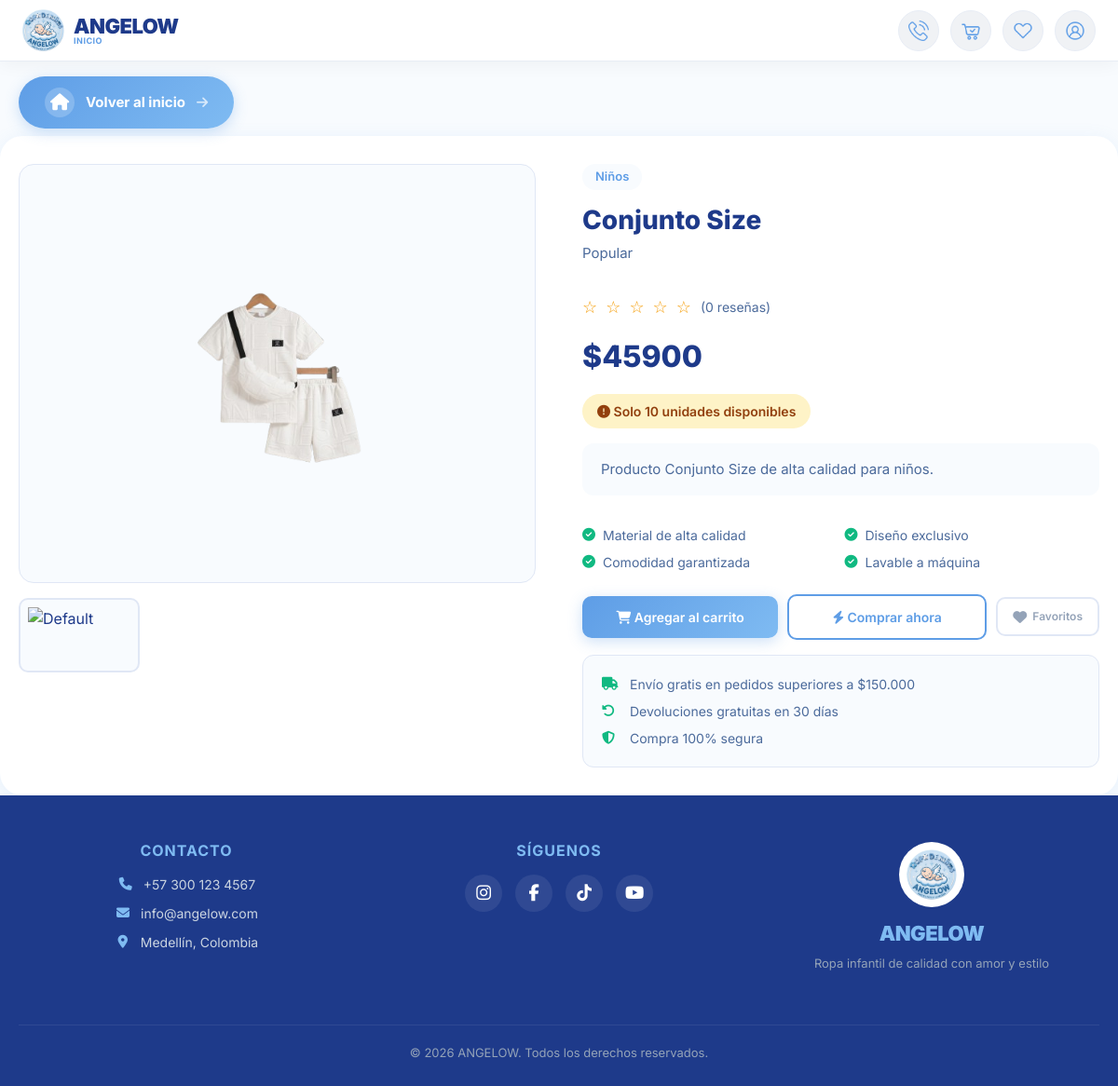
The app's page /tienda/producto/conjunto-size/ with its own data.
### tienda/models.py (models this page shows, shortened)
class Producto(models.Model):
    nombre = models.CharField(
        max_length=200,
        validators=[validate_no_special_chars],
        help_text='Nombre del producto'
    )
    slug = models.SlugField(
        unique=True,
        blank=True,
        validators=[validate_slug],
        help_text='URL amigable para el producto'
    )
    categoria = models.ForeignKey(
        Categoria,
        on_delete=models.CASCADE,
        related_name='productos',
        help_text='Categoría del producto'
    )
    subcategoria = models.CharField(
        max_length=100,
        blank=True,
        validators=[validate_no_special_chars],
        help_text='Subcategoría del producto'
    )
    precio = models.DecimalField(
        max_digits=10,
        decimal_places=0,
        validators=[MinValueValidator(0)],
        help_text='Precio del producto'
    )
    precio_oferta = models.DecimalField(
        max_digits=10,
        decimal_places=0,
        blank=True,
        null=True,
        validators=[MinValueValidator(0)],
        help_text='Precio en oferta (si aplica)'
    )
    descripcion = models.TextField(
        help_text='Descripción detallada del producto'
    )
    caracteristicas = models.JSONField(
        default=list,
        blank=True,
        help_text='Lista de características del producto'
    )
    tallas = models.JSONField(
        default=list,
        validators=[validate_tallas],
        help_text='Lista de tallas disponibles (ej: ["S", "M", "L"])'
    )
    stock = models.PositiveIntegerField(
        default=0,
        help_text='Cantidad disponible en inventario'
    )
    stock_minimo = models.PositiveIntegerField(
        default=5,
        help_text='Stock mínimo para alerta'
    )
    imagen_principal = models.ImageField(
        upload_to='productos/',
        blank=True,
        null=True,
        help_text='Imagen principal del producto'
    )
    imagenes = models.JSONField(
        default=list,
        blank=True,
        help_text='Lista de URLs de imágenes adicionales'
    )
    rating = models.FloatField(
        default=0,
        validators=[MinValueValidator(0), MaxValueValidator(5)],
        help_text='Calificación promedio del producto (0-5)'
    )
    reseñas = models.PositiveIntegerField(
        default=0,
        help_text='Número total de reseñas'
    )
    es_destacado = models.BooleanField(
        default=False,
        help_text='Indica si el producto está destacado'
    )
    es_nuevo = models.BooleanField(
        default=False,
        help_text='Indica si el producto es nuevo'
    )
    esta_activo = models.BooleanField(
        default=True,
        help_text='Indica si el producto está activo'
    )
    fecha_creacion = models.DateTimeField(
        auto_now_add=True,
        help_text='Fecha de creación'
    )
    fecha_actualizacion = models.DateTimeField(
        auto_now=True,
        help_text='Última actualización'
    )
    class Meta:
        verbose_name = "Producto"
        verbose_name_plural = "Productos"
        ordering = ['-fecha_creacion']
        indexes = [
            models.Index(fields=['slug']),
            models.Index(fields=['categoria', 'esta_activo']),
            models.Index(fields=['es_destacado']),
            models.Index(fields=['es_nuevo']),
            models.Index(fields=['-rating']),
        ]
    def get_imagen_principal_url(self):
        if self.imagen_principal:
            return self.imagen_principal.url
        mapping = {
            'conjunto deportivo': 'conjunto_Deportive.png',
            'deportivo': 'conjunto_Deportive.png',
            'conjunto size': 'conjunto_size.png',
            'size': 'conjunto_size.png',
            'jogger': 'conjunto_jhogger.png',
            'jogger premium': 'conjunto_jhogger.png',
            'vestido': 'vestido_verano.png',
            'vestido verano': 'vestido_verano.png',
            'body': 'conjunto_size.png',
            'body niño': 'conjunto_size.png',
            'conjunto infantil': 'conjunto_Deportive.png',
            'set bebe': 'conjunto_size.png',
            'set bebé': 'conjunto_size.png',
            'set falda': 'vestido_verano.png',
            'body negro': 'conjunto_size.png',
        }
        nombre_lower = self.nombre.lower()
        for key, filename in mapping.items():
            if key in nombre_lower:
                return f'/static/img/productos/{filename}'

class Categoria(models.Model):
    nombre = models.CharField(
        max_length=100,
        unique=True,
        validators=[validate_no_special_chars],
        help_text='Nombre de la categoría'
    )
    slug = models.SlugField(
        unique=True,
        blank=True,
        validators=[validate_slug],
        help_text='URL amigable para la categoría'
    )
    descripcion = models.TextField(
        blank=True,
        null=True,
        help_text='Descripción de la categoría'
    )
    icono = models.CharField(
        max_length=50,
        blank=True,
        null=True,
        help_text='Clase de Font Awesome (ej: fa-tshirt)'
    )
    imagen = models.ImageField(
        upload_to='categorias/',
        blank=True,
        null=True,
        help_text='Imagen representativa de la categoría'
    )
    orden = models.PositiveIntegerField(
        default=0,
        help_text='Orden de visualización'
    )
    es_activa = models.BooleanField(
        default=True,
        help_text='Indica si la categoría está activa'
    )
    fecha_creacion = models.DateTimeField(
        auto_now_add=True,
        help_text='Fecha de creación'
    )
    fecha_actualizacion = models.DateTimeField(
        auto_now=True,
        help_text='Última actualización'
    )
    class Meta:
        verbose_name = "Categoría"
        verbose_name_plural = "Categorías"
        ordering = ['orden', 'nombre']
        indexes = [
            models.Index(fields=['slug']),
            models.Index(fields=['es_activa']),
        ]

### tienda/views.py (the view)
# urls.py: path('producto/<slug:slug>/', views.detalle_producto, name='detalle_producto'),
@never_cache
def detalle_producto(request, slug):
    producto = get_object_or_404(Producto, slug=slug, esta_activo=True)
    es_favorito = False
    if request.user.is_authenticated:
        es_favorito = Favorito.objects.filter(
            usuario=request.user,
            producto=producto
        ).exists()
    relacionados = Producto.objects.filter(
        categoria=producto.categoria,
        esta_activo=True,
        stock__gt=0
    ).exclude(id=producto.id)[:4]
    form = AgregarAlCarritoForm(tallas_disponibles=producto.tallas)
    producto_data = {
        'id': producto.id,
        'nombre': producto.nombre,
        'slug': producto.slug,
        'precio': float(producto.precio),
        'precio_oferta': float(producto.precio_oferta) if producto.precio_oferta else None,
        'imagen': producto.get_imagen_principal_url(),
        'categoria': producto.categoria.nombre if producto.categoria else '',
        'stock': producto.stock
    }
    if request.user.is_authenticated:
        logger.info(f'Producto visualizado: {producto.nombre} por {request.user.username}')
    else:
        logger.info(f'Producto visualizado: {producto.nombre} por visitante anónimo')
    context = {
        'producto': producto,
        'es_favorito': es_favorito,
        'relacionados': relacionados,
        'form': form,
        'producto_json': json.dumps(producto_data, ensure_ascii=False)
    }
    return render(request, 'tienda/detalle_producto.html', context)

### tienda/templates/tienda/detalle_producto.html (shortened to what this page needs)
{% extends 'website/base.html' %}
{% load static %}
{% block content %}
<div class="back-home-wrapper">
    <a href="{% url 'website:home' %}" class="back-home-btn">
        <span class="btn-icon-home">
            <i class="fas fa-home"></i>
        </span>
        <span>Volver al inicio</span>
        <i class="fas fa-arrow-right" style="font-size: 14px; opacity: 0.7;"></i>
    </a>
</div>
<div class="product-detail-container">
    <div class="product-images">
        <img src="{{ producto.get_imagen_principal_url }}" class="main-image" id="mainImage" alt="{{ producto.nombre }}">
        <div class="thumbnail-grid">
            {% for img in producto.imagenes %}
                <img src="{{ img }}" class="thumbnail" alt="Imagen {{ forloop.counter }}" onclick="changeImage(this, '{{ img }}')">
            {% empty %}
                <img src="{% static 'img/productos/default.jpg' %}" class="thumbnail" alt="Default">
            {% endfor %}
        </div>
    </div>
    <div class="product-info">
        <span class="product-category">{{ producto.categoria.nombre }}</span>
        <h1 class="product-name">{{ producto.nombre }}</h1>
        <p class="product-subcategory">{{ producto.subcategoria|default:"" }}</p>
        <div class="product-rating">
            <span class="stars">
                {% for i in "12345"|make_list %}
                    {% if forloop.counter <= producto.rating|floatformat:"0"|add:"0" %}
                        ★
                    {% else %}
                        ☆
                    {% endif %}
                {% endfor %}
            </span>
            <span class="rating-text">({{ producto.reseñas|default:0 }} reseñas)</span>
        </div>
        <div class="product-price">
            {% if producto.precio_oferta %}
                <span class="old-price">${{ producto.precio|floatformat:0 }}</span>
                ${{ producto.precio_oferta|floatformat:0 }}
            {% else %}
                ${{ producto.precio|floatformat:0 }}
            {% endif %}
        </div>
        <div class="stock-status
            {% if producto.stock > 10 %}stock-in
            {% elif producto.stock > 0 %}stock-low
            {% else %}stock-out{% endif %}">
            {% if producto.stock > 10 %}
                <i class="fas fa-check-circle"></i> En stock
            {% elif producto.stock > 0 %}
                <i class="fas fa-exclamation-circle"></i> Solo {{ producto.stock }} unidades disponibles
            {% else %}
                <i class="fas fa-times-circle"></i> Sin stock
            {% endif %}
        </div>
        <p class="product-description">{{ producto.descripcion }}</p>
        <div class="product-features">
            {% for feature in producto.caracteristicas %}
                <span class="feature-item">
                    <i class="fas fa-check-circle"></i> {{ feature }}
                </span>
            {% empty %}
                <span class="feature-item">
                    <i class="fas fa-check-circle"></i> Material de alta calidad
                </span>
                <span class="feature-item">
                    <i class="fas fa-check-circle"></i> Diseño exclusivo
                </span>
                <span class="feature-item">
                    <i class="fas fa-check-circle"></i> Comodidad garantizada
                </span>
                <span class="feature-item">
                    <i class="fas fa-check-circle"></i> Lavable a máquina
                </span>
            {% endfor %}
        </div>
        <div class="product-actions">
            <button class="btn-primary-custom" onclick="addToCart({{ producto.id }})" {% if producto.stock == 0 %}disabled{% endif %}>
                <i class="fas fa-shopping-cart"></i> Agregar al carrito
            </button>
            <button class="btn-secondary-custom" onclick="buyNow({{ producto.id }})" {% if producto.stock == 0 %}disabled{% endif %}>
                <i class="fas fa-bolt"></i> Comprar ahora
            </button>
            <button class="btn-favorite {% if es_favorito %}active{% endif %}"
                    onclick="toggleFavorite({{ producto.id }}, '{{ producto.nombre|escapejs }}', this)"
                    id="favBtn-{{ producto.id }}">
                <i class="fas fa-heart"></i>
                <span class="fav-text">{% if es_favorito %}Favorito{% else %}Favoritos{% endif %}</span>
            </button>
        </div>
        <div class="shipping-info">
            <div class="shipping-item">
                <i class="fas fa-truck"></i>
                <span>Envío gratis en pedidos superiores a $150.000</span>
            </div>
            <div class="shipping-item">
                <i class="fas fa-undo-alt"></i>
                <span>Devoluciones gratuitas en 30 días</span>
            </div>
            <div class="shipping-item">
                <i class="fas fa-shield-alt"></i>
                <span>Compra 100% segura</span>
            </div>
        </div>
    </div>
</div>
{% endblock %}

### website/templates/website/base.html (style rules this page uses)
body { font-family: 'Inter', sans-serif; background: #F8FBFE; color: #1E3A8A; min-height: 100vh; display: flex; flex-direction: column; }

### records on screen
Producto: categoria.nombre "Niños", nombre "Conjunto Size", subcategoria "Popular", rating 0 (drawn), reseñas "0", precio "45900", stock "10", descripcion "Producto Conjunto Size de alta calidad para niños."
